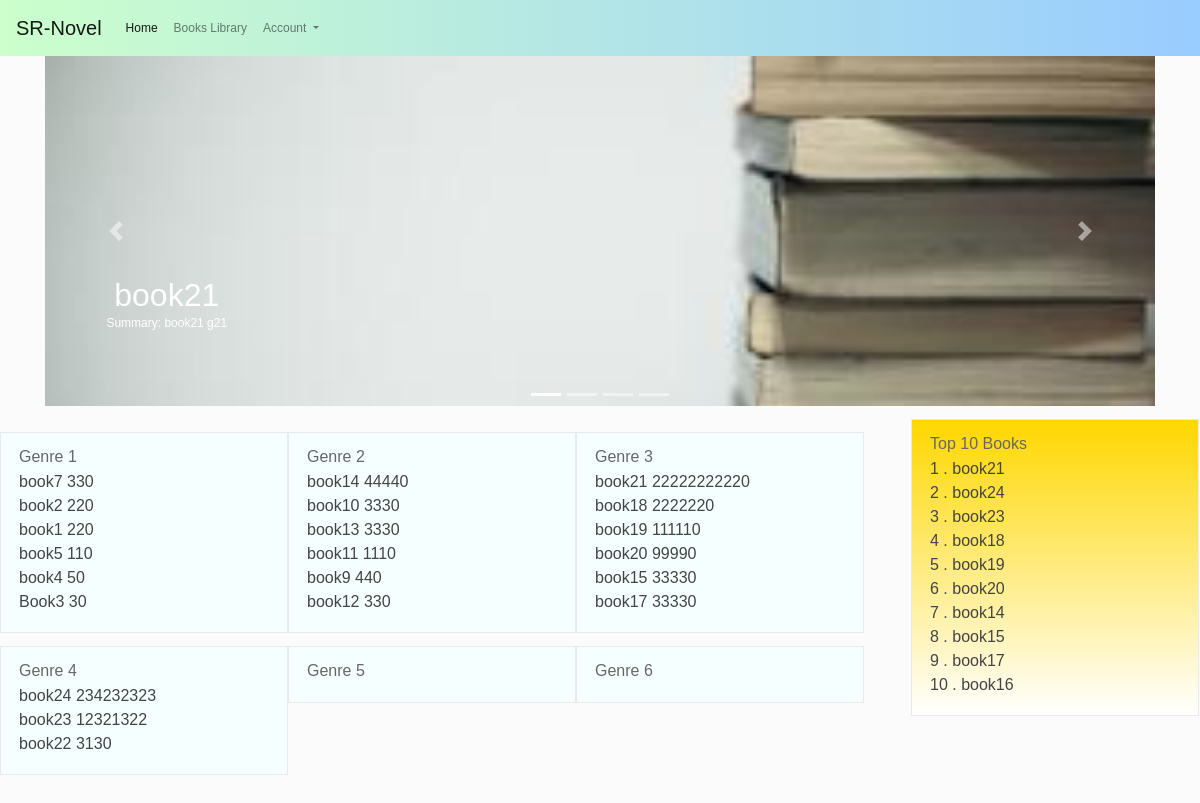
Before: /application/ with the older database file.
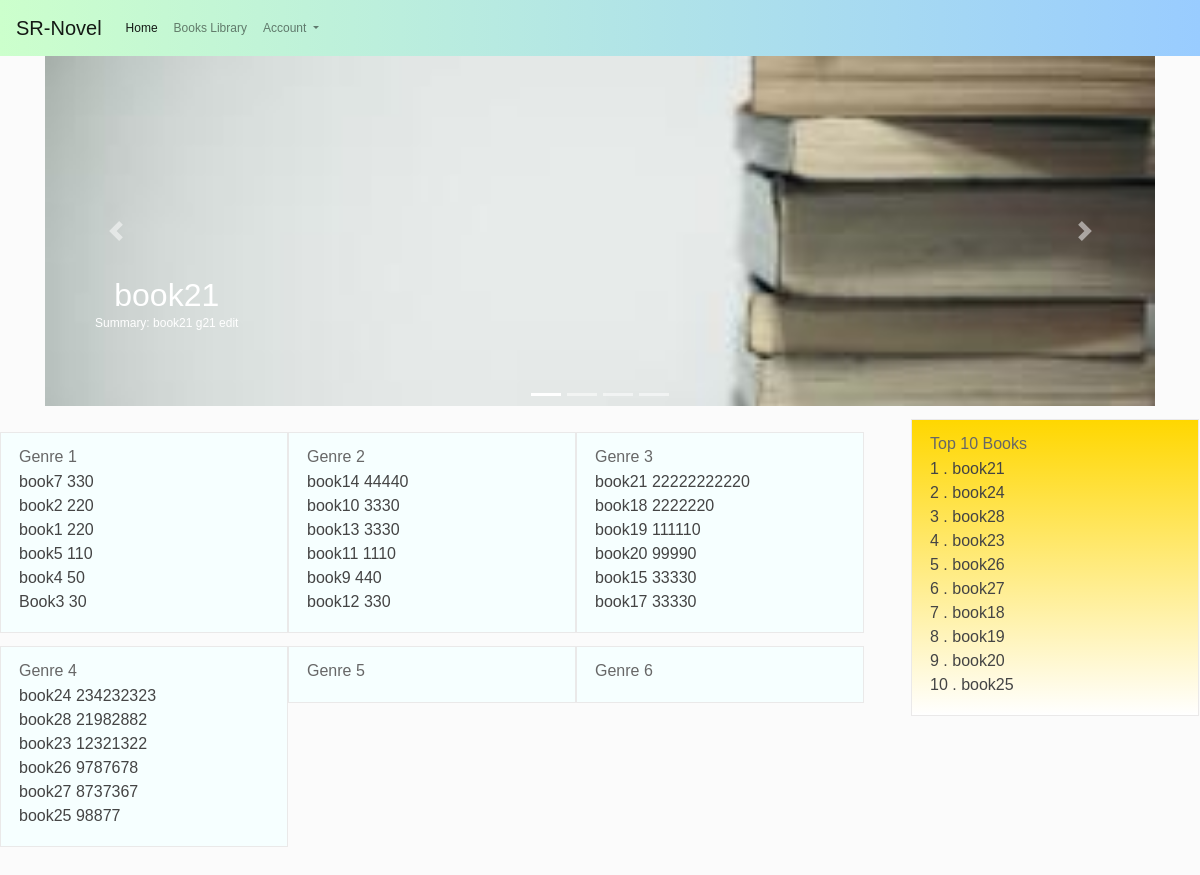
After: the same page with the newer database file.
### application/models.py (models this page shows, shortened)
class Book(models.Model):
    title = models.CharField(max_length=200,blank=True, null=True)
    author = models.ForeignKey('Author', on_delete=models.SET_NULL,blank=True, null=True)
    summary = models.TextField(max_length=1000, help_text='Enter a brief description of the book')
    isbn = models.CharField('ISBN', max_length=13, help_text='13 Character <a href="https://www.isbn-international.org/content/what-isbn">ISBN number</a>')
    genre = models.ManyToManyField(Genre, help_text='Select a genre for this book')
    wordCount = models.IntegerField(default=0)
    chapterCount = models.IntegerField(default=0)
    bookFile = models.FileField(blank=True, null=True)
    like = models.IntegerField(default=0)
    date_uploaded = models.DateTimeField(default = timezone.now)
    bookImage = models.FileField(default ='default_book.jpg', upload_to='book_images')
    created_author= models.ForeignKey(User,on_delete=models.SET_NULL, blank=True, null=True)
    class Meta:
        ordering = ['-wordCount']

### application/views.py (the view)
# urls.py: path('', views.index, name='index'),
def index(request):
    books= Book.objects.all()
    top4_books=books[:4]
    num4_list=[1,2,3,4,]
    zip_top4= zip(num4_list, top4_books)
    top10_books=books[:10]
    num10_list=[1,2,3,4,5,6,7,8,9,10,]
    zip_top10= zip(num10_list, top10_books)
    genres= Genre.objects.all()
    num6_list=[1,2,3,4,5,6,]
    context = {
        'top_book4':top4_books,
        'genreAll': genres,
        'top10_books': zip_top10,
        'top4_books': zip_top4,
    }
    genre1_top6_books=Book.objects.filter(genre = genres[0]).order_by('-wordCount')[:6]
    genre2_top6_books=Book.objects.filter(genre = genres[1]).order_by('-wordCount')[:6]
    genre3_top6_books=Book.objects.filter(genre = genres[2]).order_by('-wordCount')[:6]
    genre4_top6_books=Book.objects.filter(genre = genres[3]).order_by('-wordCount')[:6]
    genre5_top6_books=Book.objects.filter(genre = genres[4]).order_by('-wordCount')[:6]
    genre6_top6_books=Book.objects.filter(genre = genres[5]).order_by('-wordCount')[:6]
    context['genre1']=genre1_top6_books
    context['genre2']=genre2_top6_books
    context['genre3']=genre3_top6_books
    context['genre4']=genre4_top6_books
    context['genre5']=genre5_top6_books
    context['genre6']=genre6_top6_books
    return render(request, 'index.html', context=context)

### application/templates/index.html (shortened to what the changed rows need)
{% extends "home_base.html" %}
{% load static %}
{% block content %}
  <!DOCTYPE html>
  <html>
    <head lang="en">
      <link href="{% static 'index/css/lib.min.css' %}" type="text/css" rel="stylesheet" />
      <link href="{% static 'index/css/index.css' %}" type="text/css" rel="stylesheet" />
    </head>
    <body>
      <div class="pageBady custom clearfix" style="height: 1000px">
      </head>
      <body>
        <div id="carouselExampleIndicators" class="carousel slide container" data-ride="carousel">
          <div class="carousel-inner" style=" height: 350px;">
            <div class="carousel-item active" style="height: 260px;">
             <p><a href=" {% url 'book-detail' top_book4.0.id %} "><img class="d-block w-100" src="{{ top_book4.0.bookImage.url }}" alt="First slide" ></a></p>
              <div class="carousel-caption d-none d-md-block" style = "position:fixed; left:-700px; top:200px;">
                <h2 class = "article-title" > {{ top_book4.0.title }}</h2>
                <p class="article-content"> Summary: {{ top_book4.0.summary }} </p>
              </div>
            </div>
          </div>
        </div>
            <div class="w1200 clearfix">
              <div class="maincontent">
                <div >
                  <ul>
                    <div class="siderBox">
                      <div class="notice" style="background-color: #f6ffff">
                        <h2>Genre 1</h2>
                        <ul>
                          {% for book in genre1%}
                            <div class="box">  <a href="{% url 'book-detail' book.id %}"><span class="text fs16">{{ book.title }} {{ book.wordCount }}</span></a> </div>
                          {% endfor %}
                        </ul>
                      </div>
                    </div>
                    <div class="siderBox">
                      <div class="notice" style="background-color: #f6ffff">
                        <h2>Genre 2</h2>
                        <ul>
                          {% for book in genre2%}
                            <div class="box">  <a href="{% url 'book-detail' book.id %}"><span class="text fs16">{{ book.title }} {{ book.wordCount }}</span></a> </div>
                          {% endfor %}
                        </ul>
                      </div>
                    </div>
                    <div class="siderBox">
                      <div class="notice" style="background-color: #f6ffff">
                        <h2>Genre 3</h2>
                        <ul>
                          {% for book in genre3%}
                            <div class="box">  <a href="{% url 'book-detail' book.id %}"><span class="text fs16">{{ book.title }} {{ book.wordCount }}</span></a> </div>
                          {% endfor %}
                        </ul>
                      </div>
                    </div>
                    <div class="siderBox">
                      <div class="notice" style="background-color: #f6ffff">
                        <h2>Genre 4</h2>
                        <ul>
                          {% for book in genre4%}
                            <div class="box">  <a href=" {% url 'book-detail' book.id %} "><span class="text fs16">{{ book.title }} {{ book.wordCount }}</span></a> </div>
                          {% endfor %}
                        </ul>
                      </div>
                    </div>
                    <div class="siderBox">
                      <div class="notice" style="background-color: #f6ffff">
                        <h2>Genre 5</h2>
                      </div>
                    </div>
                    <div class="siderBox">
                      <div class="notice" style="background-color: #f6ffff">
                        <h2>Genre 6</h2>
                      </div>
                    </div>
                  </ul>
                </div>
              </div>
              <div class="siderBox">
                <div class="notice" style ="background: linear-gradient( to bottom,gold, white);">
                  <h2>Top 10 Books</h2>
                  <ul>
                    {% for num, book in top10_books %}
                      <div class="box">  <a href="#"><span class="text fs16">{{ num }} . {{ book.title }}</span></a> </div>
                    {% endfor %}
                  </ul>
                </div>
              </div>
            </div>
          </body>
        </html>
      {% endblock %}

Changed rows visible on the page:
no longer on one of the page's lists (row unchanged): Book: title "book14"
no longer on one of the page's lists (row unchanged): Book: title "book15"
no longer on one of the page's lists (row unchanged): Book: title "book17"
no longer on this page (row unchanged): Book: title "book22", wordCount "3130", shown under "Genre 4"
no longer on this page (row unchanged): Book: num "10", title "book16", shown under "Top 10 Books"
changed Book "book21": summary "book21 g21" → "book21 g21 edit"
computed for Book "book18": num "4" → "7"
computed for Book "book19": num "5" → "8"
computed for Book "book20": num "6" → "9"
added Book: title "book28", wordCount "21982882", num "3"
computed for Book "book23": num "3" → "4"
added Book: title "book26", wordCount "9787678", num "5"
added Book: title "book27", wordCount "8737367", num "6"
added Book: title "book25", wordCount "98877", num "10"
